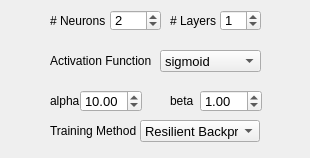
<?xml version="1.0" encoding="UTF-8"?>
<ui version="4.0">
 <class>ParametersMLPDynamic</class>
 <widget class="QWidget" name="ParametersMLPDynamic">
  <property name="geometry">
   <rect>
    <x>0</x>
    <y>0</y>
    <width>310</width>
    <height>158</height>
   </rect>
  </property>
  <property name="windowTitle">
   <string>Form</string>
  </property>
  <widget class="QLabel" name="label_15">
   <property name="geometry">
    <rect>
     <x>50</x>
     <y>50</y>
     <width>101</width>
     <height>21</height>
    </rect>
   </property>
   <property name="font">
    <font>
     <pointsize>9</pointsize>
    </font>
   </property>
   <property name="text">
    <string>Activation Function</string>
   </property>
  </widget>
  <widget class="QDoubleSpinBox" name="mlpAlphaSpin">
   <property name="geometry">
    <rect>
     <x>80</x>
     <y>90</y>
     <width>62</width>
     <height>22</height>
    </rect>
   </property>
   <property name="font">
    <font>
     <pointsize>10</pointsize>
    </font>
   </property>
   <property name="toolTip">
    <string>sigmoid: beta*(1-exp(-alpha*x)) / (1 + exp(-alpha*x))
gaussian: beta*exp(-alpha*x*x)</string>
   </property>
   <property name="maximum">
    <double>999.990000000000009</double>
   </property>
   <property name="singleStep">
    <double>0.100000000000000</double>
   </property>
   <property name="value">
    <double>10.000000000000000</double>
   </property>
  </widget>
  <widget class="QLabel" name="label_17">
   <property name="geometry">
    <rect>
     <x>170</x>
     <y>90</y>
     <width>31</width>
     <height>21</height>
    </rect>
   </property>
   <property name="font">
    <font>
     <pointsize>9</pointsize>
    </font>
   </property>
   <property name="text">
    <string>beta</string>
   </property>
  </widget>
  <widget class="QComboBox" name="mlpFunctionCombo">
   <property name="geometry">
    <rect>
     <x>160</x>
     <y>50</y>
     <width>101</width>
     <height>22</height>
    </rect>
   </property>
   <property name="font">
    <font>
     <pointsize>10</pointsize>
    </font>
   </property>
   <property name="toolTip">
    <string>Activation function for all network units</string>
   </property>
   <item>
    <property name="text">
     <string>sigmoid</string>
    </property>
   </item>
   <item>
    <property name="text">
     <string>gaussian</string>
    </property>
   </item>
  </widget>
  <widget class="QSpinBox" name="mlpLayerSpin">
   <property name="geometry">
    <rect>
     <x>220</x>
     <y>10</y>
     <width>41</width>
     <height>21</height>
    </rect>
   </property>
   <property name="font">
    <font>
     <pointsize>10</pointsize>
    </font>
   </property>
   <property name="toolTip">
    <string>Number of hidden layers</string>
   </property>
   <property name="minimum">
    <number>0</number>
   </property>
   <property name="maximum">
    <number>20</number>
   </property>
   <property name="value">
    <number>1</number>
   </property>
  </widget>
  <widget class="QLabel" name="label_14">
   <property name="geometry">
    <rect>
     <x>50</x>
     <y>10</y>
     <width>61</width>
     <height>21</height>
    </rect>
   </property>
   <property name="font">
    <font>
     <pointsize>9</pointsize>
    </font>
   </property>
   <property name="text">
    <string># Neurons</string>
   </property>
  </widget>
  <widget class="QLabel" name="label_18">
   <property name="geometry">
    <rect>
     <x>170</x>
     <y>10</y>
     <width>51</width>
     <height>21</height>
    </rect>
   </property>
   <property name="font">
    <font>
     <pointsize>9</pointsize>
    </font>
   </property>
   <property name="text">
    <string># Layers</string>
   </property>
  </widget>
  <widget class="QDoubleSpinBox" name="mlpBetaSpin">
   <property name="geometry">
    <rect>
     <x>200</x>
     <y>90</y>
     <width>62</width>
     <height>22</height>
    </rect>
   </property>
   <property name="font">
    <font>
     <pointsize>10</pointsize>
    </font>
   </property>
   <property name="toolTip">
    <string>sigmoid: beta*(1-exp(-alpha*x)) / (1 + exp(-alpha*x))
gaussian: beta*exp(-alpha*x*x)</string>
   </property>
   <property name="maximum">
    <double>999.990000000000009</double>
   </property>
   <property name="singleStep">
    <double>0.100000000000000</double>
   </property>
   <property name="value">
    <double>1.000000000000000</double>
   </property>
  </widget>
  <widget class="QLabel" name="label_16">
   <property name="geometry">
    <rect>
     <x>50</x>
     <y>90</y>
     <width>31</width>
     <height>21</height>
    </rect>
   </property>
   <property name="font">
    <font>
     <pointsize>9</pointsize>
    </font>
   </property>
   <property name="text">
    <string>alpha</string>
   </property>
  </widget>
  <widget class="QSpinBox" name="mlpNeuronSpin">
   <property name="geometry">
    <rect>
     <x>110</x>
     <y>10</y>
     <width>51</width>
     <height>21</height>
    </rect>
   </property>
   <property name="font">
    <font>
     <pointsize>10</pointsize>
    </font>
   </property>
   <property name="toolTip">
    <string>&lt;!DOCTYPE HTML PUBLIC &quot;-//W3C//DTD HTML 4.0//EN&quot; &quot;http://www.w3.org/TR/REC-html40/strict.dtd&quot;&gt;
&lt;html&gt;&lt;head&gt;&lt;meta name=&quot;qrichtext&quot; content=&quot;1&quot; /&gt;&lt;style type=&quot;text/css&quot;&gt;
p, li { white-space: pre-wrap; }
&lt;/style&gt;&lt;/head&gt;&lt;body style=&quot; font-family:'MS Shell Dlg 2'; font-size:8.25pt; font-weight:400; font-style:normal;&quot;&gt;
&lt;p style=&quot; margin-top:0px; margin-bottom:0px; margin-left:0px; margin-right:0px; -qt-block-indent:0; text-indent:0px;&quot;&gt;&lt;span style=&quot; font-size:8pt;&quot;&gt;Number of neuros for each layer&lt;/span&gt;&lt;/p&gt;&lt;/body&gt;&lt;/html&gt;</string>
   </property>
   <property name="minimum">
    <number>1</number>
   </property>
   <property name="maximum">
    <number>1000</number>
   </property>
   <property name="value">
    <number>2</number>
   </property>
  </widget>
  <widget class="QComboBox" name="mlpTrainCombo">
   <property name="geometry">
    <rect>
     <x>140</x>
     <y>120</y>
     <width>120</width>
     <height>22</height>
    </rect>
   </property>
   <property name="font">
    <font>
     <pointsize>10</pointsize>
    </font>
   </property>
   <property name="toolTip">
    <string>Activation function for all network units</string>
   </property>
   <property name="currentIndex">
    <number>1</number>
   </property>
   <item>
    <property name="text">
     <string>Backpropagation</string>
    </property>
   </item>
   <item>
    <property name="text">
     <string>Resilient Backprop</string>
    </property>
   </item>
  </widget>
  <widget class="QLabel" name="label_19">
   <property name="geometry">
    <rect>
     <x>50</x>
     <y>120</y>
     <width>90</width>
     <height>21</height>
    </rect>
   </property>
   <property name="font">
    <font>
     <pointsize>9</pointsize>
    </font>
   </property>
   <property name="text">
    <string>Training Method</string>
   </property>
  </widget>
 </widget>
 <resources/>
 <connections/>
</ui>
